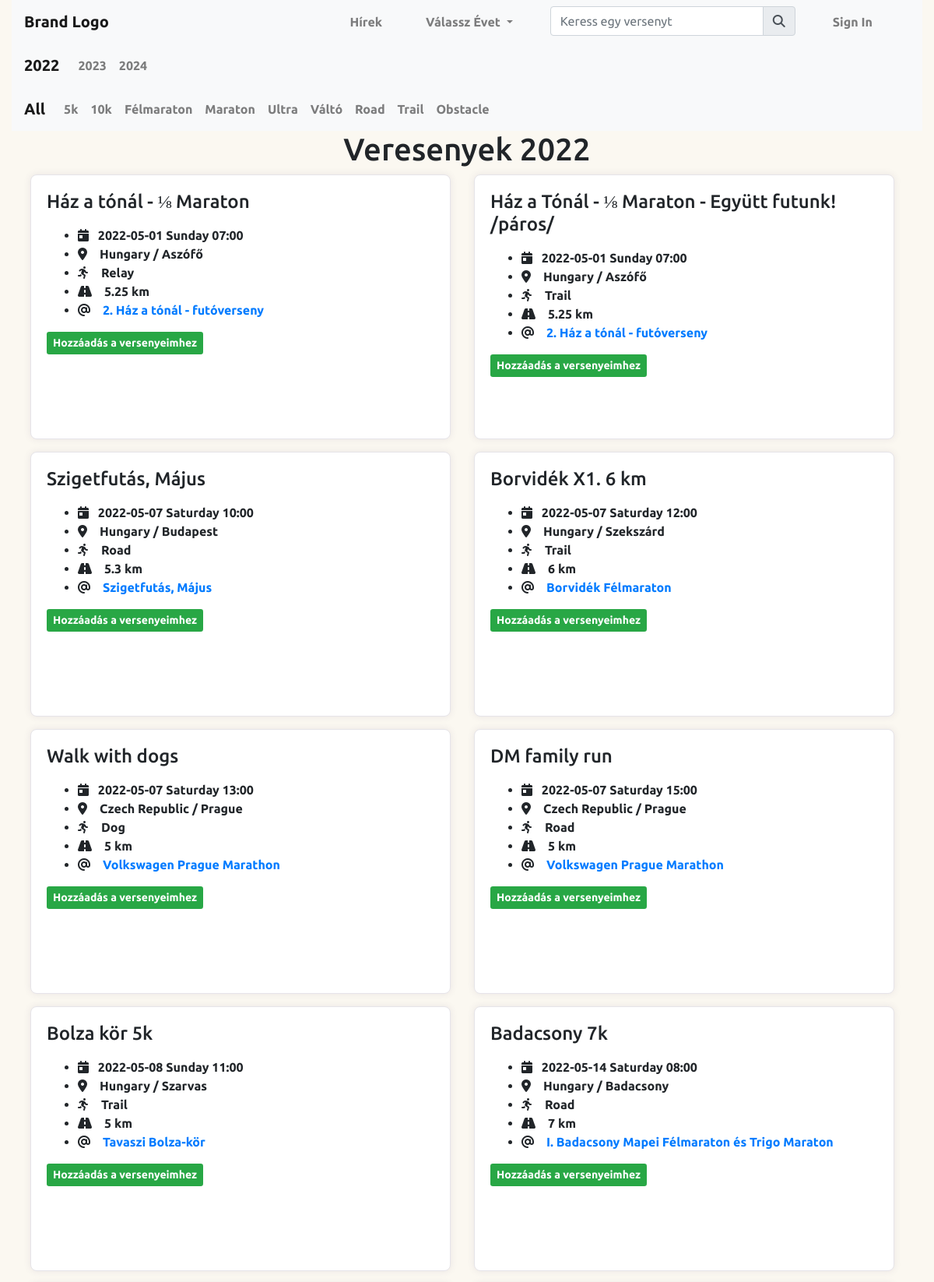
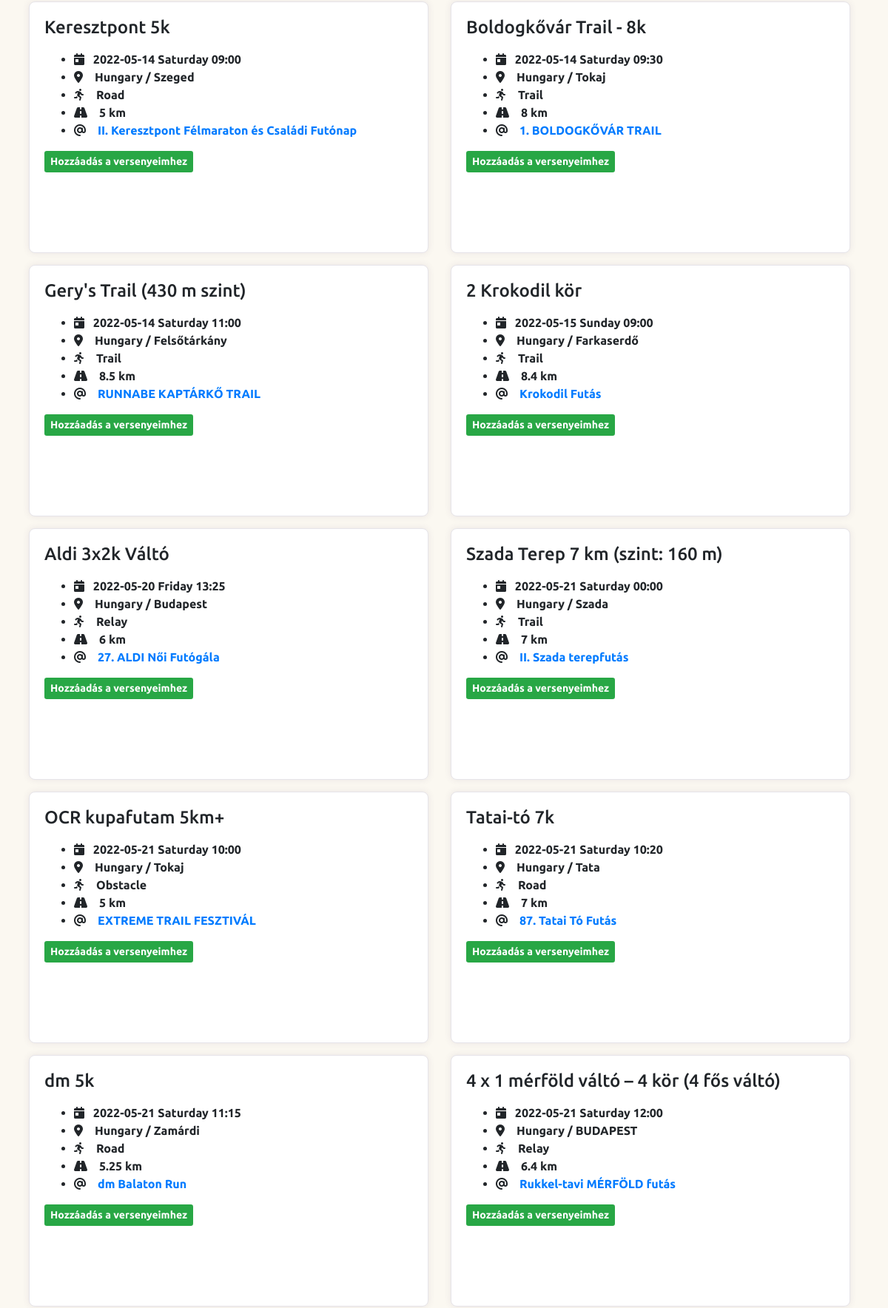
/races?distance=5 (upper part), run on the app's committed database (2 pictures, top to bottom).
### sportscalendar/models.py (models this page shows)
class Race(db.Model):
    id = db.Column(db.Integer, primary_key=True)
    name = db.Column(db.String(150), nullable=False)
    start_date = db.Column(db.DateTime, nullable=False)
    distance = db.Column(db.Float, nullable=False)
    type = db.Column(db.String(50), nullable=False)
    cutoff = db.Column(db.String(50), nullable=True)
    map_url = db.Column(db.String(1500), nullable=True)
    event_id = db.Column(db.Integer, db.ForeignKey('event.id'), nullable=False)

class Event(db.Model):
    id = db.Column(db.Integer, primary_key=True)
    name = db.Column(db.String(150), unique=True, nullable=False)
    event_description = db.Column(db.String(5000), nullable=False)
    city = db.Column(db.String(100), nullable=False)
    country = db.Column(db.String(100), nullable=False)
    start_date = db.Column(db.Date, nullable=False)
    end_date = db.Column(db.Date, nullable=False)
    organizer = db.Column(db.String(120), nullable=False)
    organizer_url = db.Column(db.String(1500), nullable=True)
    gps = db.Column(db.String(5000), nullable=True)
    event_url = db.Column(db.String(1500), nullable=False)
    event_pic_url = db.Column(db.String(1500), nullable=False)
    event_face_url = db.Column(db.String(1500), nullable=True)
    medal_url = db.Column(db.String(1500), nullable=True)
    race_types = db.Column(db.String(500), nullable=True)
    banner_url = db.Column(db.String(5000))
    races = db.relationship("Race", backref="event", lazy=True)

### sportscalendar/routes.py (the view)
@app.route("/races", defaults={'year': datetime.now().strftime("%Y")})
@app.route("/races/<year>", methods=["GET", "POST"])
def races(year):
    if request.args.get('distance') != None:
        dist = int(request.args.get('distance'))
    else:
        dist=0
    typ = request.args.get('type')
    print(dist)
    print(typ)
    year = year
    print(year)
    today_date = datetime.now()
    nextyear = today_date + relativedelta(years=1)
    yearafter = today_date + relativedelta(years=2)
    races= get_races_data(year, distance=dist, type=typ)
    return render_template("races.html",
                           races=races,
                           year=year,
                           thisyear=today_date,
                           nextyear=nextyear,
                           yearafter=yearafter,
                           )

### sportscalendar/routes.py (called while the page is built, shortened)
def get_races_data(year, **kwargs):
    year = year
    for key, value in kwargs.items():
        if key == "distance" and value == 5:
            races = Race.query.order_by(Race.start_date.asc()).filter(and_(
                extract('year', Race.start_date)==year,
                Race.distance <= 9,
                Race.distance >= 5
                )
            )
            break
        else:
            races = Race.query.order_by(Race.start_date.asc()).filter(
                extract('year', Race.start_date)==year)
    return races

### sportscalendar/templates/races.html (shortened to what this page needs)
{% extends "base.html" %}
{% block header %}
<link rel="stylesheet" href="{{ url_for('static', filename='/css/cards.css') }}">
{% endblock %}
{% block content %}
<nav id="race-year-nav" class="navbar navbar-expand-lg navbar-light bg-light">
    <a class="navbar-brand" href='/races/{{ thisyear.strftime("%Y") }}'>{{ thisyear.strftime("%Y") }}</a>
    <div class="collapse navbar-collapse" id="raceyear">
        <ul class="navbar-nav mr-auto">
            <li class="nav-item">
                <a class="nav-link" href='/races/{{ nextyear.strftime("%Y") }}'>{{ nextyear.strftime("%Y") }}</a>
            </li>
            <li class="nav-item">
                <a class="nav-link" href='/races/{{ yearafter.strftime("%Y") }}'>{{ yearafter.strftime("%Y") }}</a>
            </li>
        </ul>
    </div>
</nav>
<nav id="race-filter" class="navbar navbar-expand-lg navbar-light bg-light">
    <a class="navbar-brand" href='{{ url_for("races", year=year) }}'>All</a>
    <div class="collapse navbar-collapse" id="race-filt">
        <ul class="navbar-nav mr-auto">
            <li class="nav-item">
                <a class="nav-link" href='{{ url_for("races", year=year, distance=5) }}'>5k</a>
            </li>
            <li class="nav-item">
                <a class="nav-link" href='{{ url_for("races", year=year, distance=10) }}'>10k</a>
            </li>
            <li class="nav-item">
                <a class="nav-link" href='{{ url_for("races", year=year, distance=21) }}'>Félmaraton</a>
            </li>
            <li class="nav-item">
                <a class="nav-link" href='{{ url_for("races", year=year, distance=42) }}'>Maraton</a>
            </li>
            <li class="nav-item">
                <a class="nav-link" href='{{ url_for("races", year=year, type="Ultra") }}'>Ultra</a>
            </li>
            <li class="nav-item">
                <a class="nav-link" href='{{ url_for("races", year=year, type="Relay") }}'>Váltó</a>
            </li>
            <li class="nav-item">
                <a class="nav-link" href='{{ url_for("races", year=year, type="Road") }}'>Road</a>
            </li>
            <li class="nav-item">
                <a class="nav-link" href='{{ url_for("races", year=year, type="Trail") }}'>Trail</a>
            </li>
            <li class="nav-item">
                <a class="nav-link" href='{{ url_for("races", year=year, type="Obstacle") }}'>Obstacle</a>
            </li>
        </ul>
    </div>
</nav>
<div>
    <h1 class="text-center">Veresenyek {{ year }}</h1>
  <div class="row container-fluid justify-content-md-center">
    {% for race in races %}
     <div class="card mb-3 ml-4" style="width: 540px;">
      <div class="row no-gutters">
        <div class="col-md-12">
          <div class="card-body">
            <h4 class="card-title">{{ race.name }}</h4>
            <p class="card-text">
            <ul class="card-text">
              <li><i class="fa fa-calendar-day"></i><span class="ml-2"> {{ race.start_date.strftime('%Y-%m-%d   %A  %H:%M') }} </span></li>
              <li><i class="fa fa-map-marker-alt"></i><span class="ml-3">{{ race.event.country }} / {{ race.event.city }}</span></li>
              <li><i class="fas fa-running"></i><span class="ml-3">{{ race.type }}</span></li>
              <li><i class="fas fa-road"></i></i><span class="ml-3">{{ "{:g}".format(race.distance) }} km</span></li>
              <li><i class="fas fa-at"></i></i><a href="{{ race.event.event_url }}" class="ml-3" target="_blank">{{ race.event.name }}</a></li>
            </ul>
            </p>
              {% if current_user.is_authenticated == False %}
              <a href="{{ url_for('register') }}" style="float: left;" type="button" class="btn-sm btn-success mb-3">Hozzáadás a versenyeimhez</a>
              {% elif race not in current_user.following %}
                <a href="{{ url_for('add_race', race_id=race.id) }}"><button style="float: left;" type="button" class="btn-sm btn-success mb-3">Hozzáadás a
                                    versenyeimhez
                                </button></a>
              {% else %}
                <a href="{{ url_for('remove_race', race_id=race.id) }}">
                            <button style="float: right;" type="button" class="btn-sm btn-danger mb-3">Törlés a
                                versenyeimből
                            </button></a>
              {% endif %}
          </div>
        </div>
      </div>
    </div>
{% endfor %}
  </div>
{% endblock %}

### sportscalendar/static/css/styles.css (style rules this page uses)
body { font-family: "Ubuntu"; font-weight: bold; font-color: black; max-width: 1280px; margin-right:auto; margin-left:auto; background: #84fab0; background: -webkit-linear-gradient(to right, rgba(132, 250, 176, 0.5), rgba(143, 211, 244, 0.5)); background: linear-gradient(to right, rgba(132, 250, 176, 0.5), rgba(143, 211, 244, 0.5)) }

### sportscalendar/static/css/cards.css (style rules this page uses)
.card { border: 0; box-shadow: 0px 0px 10px 0px rgba(82, 63, 105, 0.1); -webkit-box-shadow: 0px 0px 10px 0px rgba(82, 63, 105, 0.1); -moz-box-shadow: 0px 0px 10px 0px rgba(82, 63, 105, 0.1); -ms-box-shadow: 0px 0px 10px 0px rgba(82, 63, 105, 0.1); }
.card { margin-right:auto; margin-left:auto; position: relative; display: flex; flex-direction: column; width: 340px; height: 340px; word-wrap: break-word; background-color: #ffffff; background-clip: border-box; border: 1px solid #e6e4e9; border-radius: 8px; margin-bottom: 1rem; }

### data on the page
Race: name "Ház a tónál - ⅛ Maraton", start_date "2022-05-01 Sunday 07:00", event.country "Hungary", event.city "Aszófő", type "Relay", distance "5.25", event.name "2. Ház a tónál - futóverseny"
Race: name "Ház a Tónál - ⅛ Maraton - Együtt futunk! /páros/", start_date "2022-05-01 Sunday 07:00", event.country "Hungary", event.city "Aszófő", type "Trail", distance "5.25", event.name "2. Ház a tónál - futóverseny"
Race: name "Szigetfutás, Május", start_date "2022-05-07 Saturday 10:00", event.country "Hungary", event.city "Budapest", type "Road", distance "5.3", event.name "Szigetfutás, Május"
Race: name "Borvidék X1. 6 km", start_date "2022-05-07 Saturday 12:00", event.country "Hungary", event.city "Szekszárd", type "Trail", distance "6", event.name "Borvidék Félmaraton"
Race: name "Walk with dogs", start_date "2022-05-07 Saturday 13:00", event.country "Czech Republic", event.city "Prague", type "Dog", distance "5", event.name "Volkswagen Prague Marathon"
Race: name "DM family run", start_date "2022-05-07 Saturday 15:00", event.country "Czech Republic", event.city "Prague", type "Road", distance "5", event.name "Volkswagen Prague Marathon"
Race: name "Bolza kör 5k", start_date "2022-05-08 Sunday 11:00", event.country "Hungary", event.city "Szarvas", type "Trail", distance "5", event.name "Tavaszi Bolza-kör"
Race: name "Badacsony 7k", start_date "2022-05-14 Saturday 08:00", event.country "Hungary", event.city "Badacsony", type "Road", distance "7", event.name "I. Badacsony Mapei Félmaraton és Trigo Maraton"
Race: name "Keresztpont 5k", start_date "2022-05-14 Saturday 09:00", event.country "Hungary", event.city "Szeged", type "Road", distance "5", event.name "II. Keresztpont Félmaraton és Családi Futónap"
Race: name "Boldogkővár Trail - 8k", start_date "2022-05-14 Saturday 09:30", event.country "Hungary", event.city "Tokaj", type "Trail", distance "8", event.name "1. BOLDOGKŐVÁR TRAIL"
Race: name "Gery's Trail (430 m szint)", start_date "2022-05-14 Saturday 11:00", event.country "Hungary", event.city "Felsőtárkány", type "Trail", distance "8.5", event.name "RUNNABE KAPTÁRKŐ TRAIL"
Race: name "2 Krokodil kör", start_date "2022-05-15 Sunday 09:00", event.country "Hungary", event.city "Farkaserdő", type "Trail", distance "8.4", event.name "Krokodil Futás"
Race: name "Aldi 3x2k Váltó", start_date "2022-05-20 Friday 13:25", event.country "Hungary", event.city "Budapest", type "Relay", distance "6", event.name "27. ALDI Női Futógála"
Race: name "Szada Terep 7 km (szint: 160 m)", start_date "2022-05-21 Saturday 00:00", event.country "Hungary", event.city "Szada", type "Trail", distance "7", event.name "II. Szada terepfutás"
Race: name "OCR kupafutam 5km+", start_date "2022-05-21 Saturday 10:00", event.country "Hungary", event.city "Tokaj", type "Obstacle", distance "5", event.name "EXTREME TRAIL FESZTIVÁL"
Race: name "Tatai-tó 7k", start_date "2022-05-21 Saturday 10:20", event.country "Hungary", event.city "Tata", type "Road", distance "7", event.name "87. Tatai Tó Futás"
Race: name "dm 5k", start_date "2022-05-21 Saturday 11:15", event.country "Hungary", event.city "Zamárdi", type "Road", distance "5.25", event.name "dm Balaton Run"
Race: name "4 x 1 mérföld váltó – 4 kör (4 fős váltó)", start_date "2022-05-21 Saturday 12:00", event.country "Hungary", event.city "BUDAPEST", type "Relay", distance "6.4", event.name "Rukkel-tavi MÉRFÖLD futás"

### other printed values
{{ nextyear.strftime("%Y") }} "2023"
{{ yearafter.strftime("%Y") }} "2024"
{{ year }} "2022"
